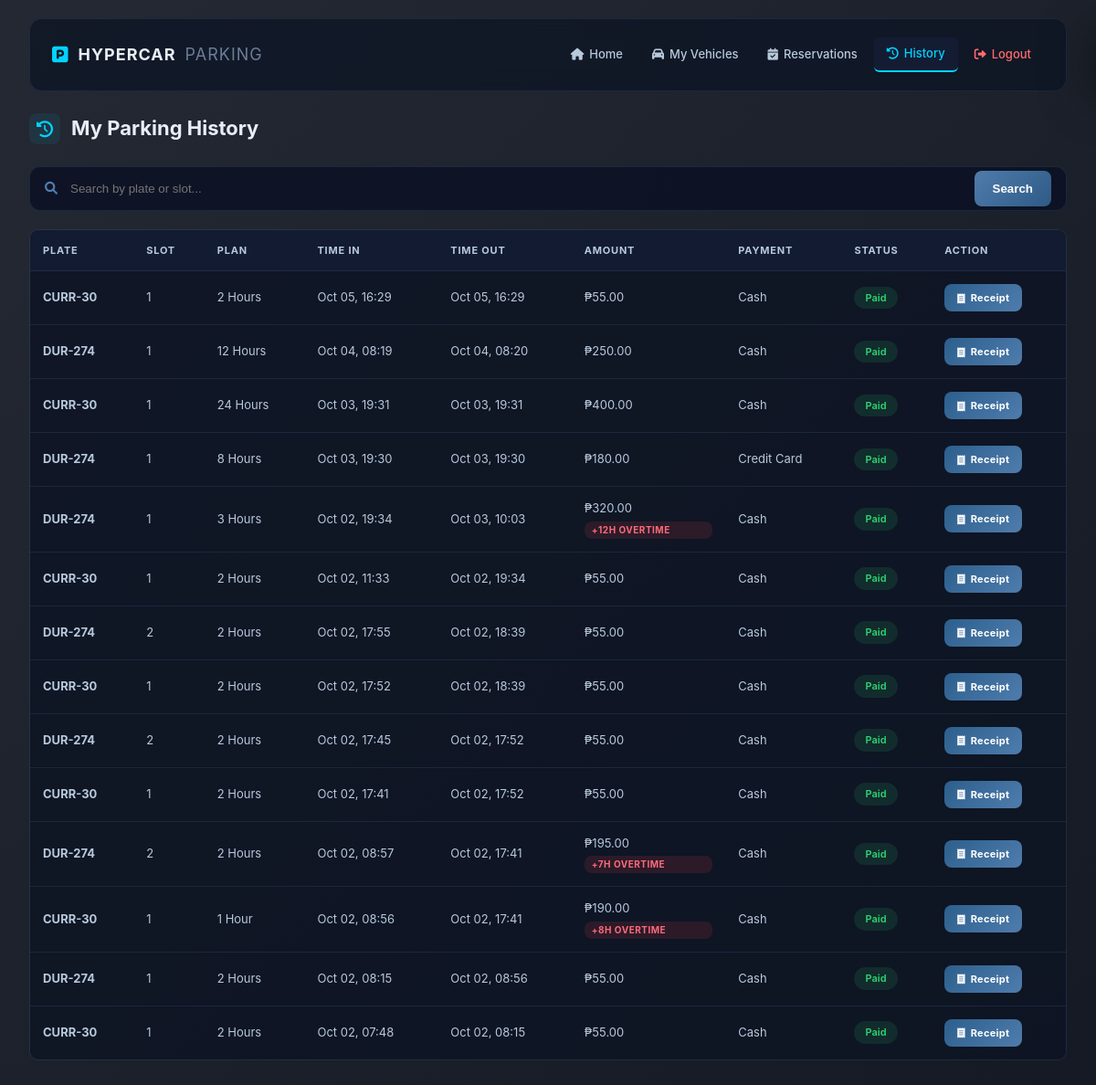
/user/history.php (signed in), run on the app's committed database.
### tables this page shows
CREATE TABLE `parking_sessions` (
  `id` int(11) NOT NULL,
  `user_id` int(11) DEFAULT NULL,
  `vehicle_id` int(11) DEFAULT NULL,
  `plate_number` varchar(20) DEFAULT NULL,
  `slot_number` int(11) DEFAULT NULL,
  `plan_name` varchar(50) DEFAULT NULL,
  `duration_hours` int(11) DEFAULT NULL,
  `overtime_hours` int(11) DEFAULT 0,
  `time_in` datetime DEFAULT current_timestamp(),
  `time_out` datetime DEFAULT NULL,
  `total_fee` decimal(10,2) DEFAULT NULL,
  `overtime_fee` decimal(10,2) DEFAULT 0.00,
  `payment_method` varchar(30) DEFAULT NULL,
  `status` enum('active','completed','cancelled') DEFAULT 'active',
  `exit_requested` tinyint(1) DEFAULT 0,
  `exit_requested_at` datetime DEFAULT NULL
);

### user/history.php (the view, shortened to what this page needs)
<?php
include "../db.php";
$user_id = $_SESSION['user_id'];
$search = isset($_GET['search']) ? mysqli_real_escape_string($conn, $_GET['search']) : '';
if($search) {
    $history = mysqli_query($conn, "
        SELECT * FROM parking_sessions
        WHERE user_id='$user_id' AND status='completed'
        AND (plate_number LIKE '%$search%' OR slot_number LIKE '%$search%')
        ORDER BY id DESC
    ");
} else {
    $history = mysqli_query($conn, "
        SELECT * FROM parking_sessions
        WHERE user_id='$user_id' AND status='completed'
        ORDER BY id DESC
    ");
}
?>
<!DOCTYPE html>
<html>
<head>
    <link rel="stylesheet" href="style.css">
    <link rel="stylesheet" href="https://cdnjs.cloudflare.com/ajax/libs/font-awesome/6.0.0-beta3/css/all.min.css">
</head>
<body>
<div class="user-dashboard">
    <header class="user-header">
        <div class="user-brand">
            <h1><i class="fas fa-parking"></i> HYPERCAR <span>PARKING</span></h1>
        </div>
        <nav class="user-nav">
            <a href="index.php"><i class="fas fa-home"></i> Home</a>
            <a href="my_vehicles.php"><i class="fas fa-car"></i> My Vehicles</a>
            <a href="my_reservations.php"><i class="fas fa-calendar-check"></i> Reservations</a>
            <a href="history.php" class="active"><i class="fas fa-history"></i> History</a>
            <a href="logout.php" class="logout"><i class="fas fa-sign-out-alt"></i> Logout</a>
        </nav>
    </header>
    <div class="page-content">
        <h1 class="page-title"><i class="fas fa-history"></i> My Parking History</h1>
        <div class="history-search" style="margin-bottom:20px;">
            <form method="GET" action="history.php" style="display:flex;background:rgba(10,15,35,0.8);border-radius:12px;border:1px solid rgba(79,124,172,0.2);padding:4px 16px;">
                <i class="fas fa-search" style="color:#4F7CAC;align-self:center;"></i>
                <input type="text" name="search" placeholder="Search by plate or slot..." value="<?php echo htmlspecialchars($search); ?>" style="flex:1;background:transparent;border:none;padding:12px 14px;color:#9cfaff;outline:none;">
                <button type="submit" style="background:linear-gradient(135deg,#4F7CAC,#2F5A86);border:none;color:white;padding:8px 20px;border-radius:8px;font-weight:600;cursor:pointer;">Search</button>
            </form>
        </div>
        <?php if(mysqli_num_rows($history) > 0): ?>
        <div class="history-table-wrapper">
            <table class="user-history-table">
                <thead>
                    <tr>
                        <th>Plate</th>
                        <th>Slot</th>
                        <th>Plan</th>
                        <th>Time In</th>
                        <th>Time Out</th>
                        <th>Amount</th>
                        <th>Payment</th>
                        <th>Status</th>
                        <th>Action</th>
                    </tr>
                </thead>
                <tbody>
                    <?php while($h = mysqli_fetch_assoc($history)):
                        $receiptId   = 'RCP-' . str_pad($h['id'], 4, '0', STR_PAD_LEFT);
                        $durationMin = 0;
                        if(!empty($h['time_in']) && !empty($h['time_out'])){
                            $durationMin = round((strtotime($h['time_out']) - strtotime($h['time_in'])) / 60);
                        }
                        $durationText = $durationMin >= 60
                            ? floor($durationMin / 60) . 'h ' . ($durationMin % 60) . 'm'
                            : $durationMin . 'm';
                    ?>
                    <tr>
                        <td><strong><?php echo htmlspecialchars($h['plate_number']); ?></strong></td>
                        <td><?php echo $h['slot_number']; ?></td>
                        <td><?php echo htmlspecialchars($h['plan_name']); ?></td>
                        <td><?php echo date('M d, H:i', strtotime($h['time_in'])); ?></td>
                        <td><?php echo date('M d, H:i', strtotime($h['time_out'])); ?></td>
                        <td class="amount">
                            ₱<?php echo number_format($h['total_fee'], 2); ?>
                            <?php if(!empty($h['overtime_hours']) && $h['overtime_hours'] > 0): ?>
                                <small class="overtime-tag">+<?php echo $h['overtime_hours']; ?>h overtime</small>
                            <?php endif; ?>
                        </td>
                        <td><?php echo htmlspecialchars($h['payment_method']); ?></td>
                        <td><span class="badge-paid">Paid</span></td>
                        <td>
                            <button type="button" class="receipt-btn" onclick="openReceipt(this)"
                                data-receipt="<?php echo $receiptId; ?>"
                                data-date="<?php echo date('Y-m-d', strtotime($h['time_out'])); ?>"
                                data-plate="<?php echo htmlspecialchars($h['plate_number']); ?>"
                                data-slot="<?php echo htmlspecialchars($h['slot_number']); ?>"
                                data-plan="<?php echo htmlspecialchars($h['plan_name']); ?>"
                                data-time-in="<?php echo date('h:i A', strtotime($h['time_in'])); ?>"
                                data-time-out="<?php echo date('h:i A', strtotime($h['time_out'])); ?>"
                                data-duration="<?php echo $durationText; ?>"
                                data-method="<?php echo htmlspecialchars($h['payment_method']); ?>"
                                data-total="<?php echo number_format($h['total_fee'], 2); ?>">
                                <i class="fas fa-receipt"></i> Receipt
                            </button>
                        </td>
                    </tr>
                    <?php endwhile; ?>
                </tbody>
            </table>
        </div>
        <?php endif; ?>
    </div>
</div>
</body>
</html>

### user/style.css (style rules this page uses)
:root { --bg-deep: #060b16; --bg-panel: #0d1424; --bg-panel-2: #131c33; --accent: #4F7CAC; --blue: #2c5f8d; --cyan: #00d4ff; --cyan-glow: rgba(0, 212, 255, 0.35); --green: #2ed573; --orange: #f59e0b; --red: #ff4757; --text: #e8eef7; --text-soft: #b8c9dc; --text-muted: #6b7d99; --line: rgba(79, 124, 172, 0.18); --line-strong: rgba(79, 124, 172, 0.4); --radius-sm: 6px; --radius-md: 10px; --radius-lg: 14px; --shadow-md: 0 8px 30px rgba(0, 0, 0, 0.5); --shadow-lg: 0 20px 60px rgba(0, 0, 0, 0.7); }
* { box-sizing: border-box; margin: 0; padding: 0; }
html { overflow-x: hidden; width: 100%; }
body { background: linear-gradient(135deg, rgba(6, 11, 22, 0.88) 0%, rgba(6, 11, 22, 0.94) 100%), url("https://images.unsplash.com/photo-1506521781263-d8422e82f27a?w=1920&q=80") center/cover no-repeat fixed; color: var(--text); font-family: 'Inter', 'Segoe UI', system-ui, -apple-system, Arial, sans-serif; line-height: 1.5; min-height: 100vh; -webkit-font-smoothing: antialiased; font-size: 14px; background-attachment: fixed; width: 100%; overflow-x: hidden; }
.user-dashboard { max-width: 1400px; margin: 0 auto; padding: 0 32px 60px; width: 100%; box-sizing: border-box; }
.user-header { display: flex; justify-content: space-between; align-items: center; flex-wrap: wrap; gap: 16px; padding: 20px 24px; background: rgba(13, 20, 36, 0.75); backdrop-filter: blur(12px); border: 1px solid var(--line); border-radius: 14px; margin-bottom: 24px; margin-top: 20px; }
.user-brand h1 { font-size: 18px; font-weight: 700; color: var(--text); letter-spacing: 1px; display: flex; align-items: center; gap: 10px; }
.user-brand h1 i { color: var(--cyan); font-size: 20px; }
.user-brand h1 span { color: var(--text-muted); font-weight: 400; }
.user-nav { display: flex; gap: 4px; flex-wrap: wrap; }
.user-nav a { color: var(--text-soft); text-decoration: none; font-size: 13px; font-weight: 500; padding: 8px 14px; border-radius: var(--radius-sm); transition: 0.2s; display: flex; align-items: center; gap: 6px; }
.user-nav a.active { background: var(--bg-panel-2); color: var(--cyan); border-bottom: 2px solid var(--cyan); }
.user-nav .logout { color: #ff6b6b; }
.history-table-wrapper { overflow-x: auto; border-radius: var(--radius-md); border: 1px solid var(--line); }
.user-history-table { width: 100%; border-collapse: collapse; background: rgba(13, 20, 36, 0.85); }
.user-history-table th { background: rgba(19, 28, 51, 0.9); color: var(--text-soft); padding: 14px; font-size: 11px; font-weight: 700; border-bottom: 1px solid var(--line); text-align: left; letter-spacing: 0.8px; text-transform: uppercase; }
.user-history-table td { padding: 14px; border-bottom: 1px solid var(--line); font-size: 13px; color: var(--text-soft); }
.user-history-table tr:last-child td { border-bottom: none; }
.badge-paid, .badge-pending, .badge-approved, .badge-rejected, .badge-completed { display: inline-block; padding: 4px 12px; border-radius: 30px; font-size: 11px; font-weight: 600; }
.badge-paid { background: rgba(46, 213, 115, 0.12); color: var(--green); }
.overtime-tag { display: block; color: #ff6b7a; font-size: 10px; font-weight: 700; margin-top: 4px; background: rgba(255, 71, 87, 0.12); padding: 2px 8px; border-radius: 8px; text-transform: uppercase; letter-spacing: 0.5px; }
.page-content { padding: 0; }
.page-title { color: var(--text); font-size: 22px; font-weight: 700; margin-bottom: 24px; display: flex; align-items: center; gap: 12px; }
.page-title i { color: var(--cyan); padding: 8px; background: rgba(0, 212, 255, 0.08); border-radius: 8px; font-size: 18px; }
.receipt-btn { background: linear-gradient(135deg, var(--blue), var(--accent)); border: none; color: white; padding: 8px 14px; border-radius: 8px; font-size: 11px; font-weight: 700; cursor: pointer; transition: 0.2s; display: inline-flex; align-items: center; gap: 6px; font-family: inherit; letter-spacing: 0.3px; }

### data on the page
parking_sessions: plate_number "CURR-30", slot_number "1", plan_name "2 Hours", time_in "Oct 05, 16:29", time_out "Oct 05, 16:29", total_fee "55.00", payment_method "Cash"
parking_sessions: plate_number "DUR-274", slot_number "1", plan_name "12 Hours", time_in "Oct 04, 08:19", time_out "Oct 04, 08:20", total_fee "250.00", payment_method "Cash"
parking_sessions: plate_number "CURR-30", slot_number "1", plan_name "24 Hours", time_in "Oct 03, 19:31", time_out "Oct 03, 19:31", total_fee "400.00", payment_method "Cash"
parking_sessions: plate_number "DUR-274", slot_number "1", plan_name "8 Hours", time_in "Oct 03, 19:30", time_out "Oct 03, 19:30", total_fee "180.00", payment_method "Credit Card"
parking_sessions: plate_number "DUR-274", slot_number "1", plan_name "3 Hours", time_in "Oct 02, 19:34", time_out "Oct 03, 10:03", total_fee "320.00", overtime_hours "12", payment_method "Cash"
parking_sessions: plate_number "CURR-30", slot_number "1", plan_name "2 Hours", time_in "Oct 02, 11:33", time_out "Oct 02, 19:34", total_fee "55.00", payment_method "Cash"
parking_sessions: plate_number "DUR-274", slot_number "2", plan_name "2 Hours", time_in "Oct 02, 17:55", time_out "Oct 02, 18:39", total_fee "55.00", payment_method "Cash"
parking_sessions: plate_number "CURR-30", slot_number "1", plan_name "2 Hours", time_in "Oct 02, 17:52", time_out "Oct 02, 18:39", total_fee "55.00", payment_method "Cash"
parking_sessions: plate_number "DUR-274", slot_number "2", plan_name "2 Hours", time_in "Oct 02, 17:45", time_out "Oct 02, 17:52", total_fee "55.00", payment_method "Cash"
parking_sessions: plate_number "CURR-30", slot_number "1", plan_name "2 Hours", time_in "Oct 02, 17:41", time_out "Oct 02, 17:52", total_fee "55.00", payment_method "Cash"
parking_sessions: plate_number "DUR-274", slot_number "2", plan_name "2 Hours", time_in "Oct 02, 08:57", time_out "Oct 02, 17:41", total_fee "195.00", overtime_hours "7", payment_method "Cash"
parking_sessions: plate_number "CURR-30", slot_number "1", plan_name "1 Hour", time_in "Oct 02, 08:56", time_out "Oct 02, 17:41", total_fee "190.00", overtime_hours "8", payment_method "Cash"
parking_sessions: plate_number "DUR-274", slot_number "1", plan_name "2 Hours", time_in "Oct 02, 08:15", time_out "Oct 02, 08:56", total_fee "55.00", payment_method "Cash"
parking_sessions: plate_number "CURR-30", slot_number "1", plan_name "2 Hours", time_in "Oct 02, 07:48", time_out "Oct 02, 08:15", total_fee "55.00", payment_method "Cash"
